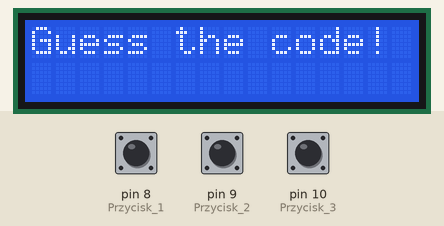
A program run on a simulated Arduino Uno, built with avr-gcc and run on an emulated ATmega328P. Shown: 16×2 character LCD. The inputs (shaded band) are chosen by the test bench; at power-on: pin 8 (Przycisk_1) HIGH, pin 9 (Przycisk_2) HIGH, pin 10 (Przycisk_3) HIGH.

Above: at 1.2 s.
1.3 s: pin 8 (Przycisk_1) pulled LOW for 0.15 s
At 1.7 s:
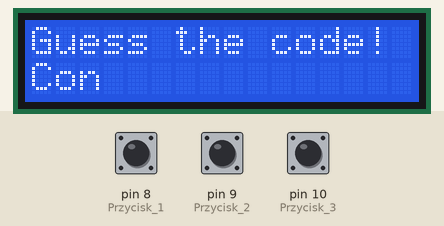
2.9 s: pin 9 (Przycisk_2) pulled LOW for 0.15 s
At 4.1 s:
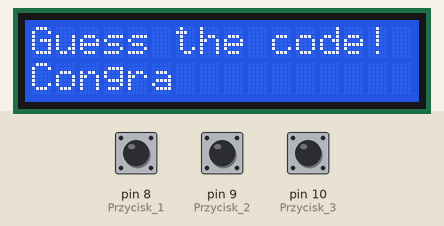
4.5 s: pin 10 (Przycisk_3) pulled LOW for 0.15 s
At 5.4 s:
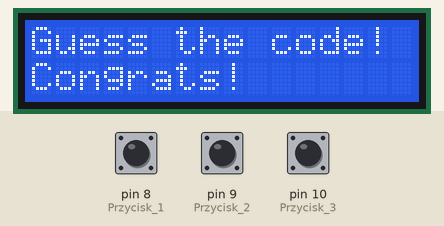
Timing chart, 0 to 7.5 s (numbered marks = the images above; inputs shaded):
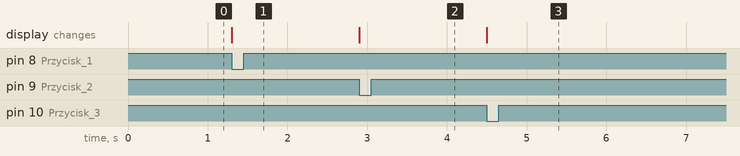

The program:

main.cpp
```cpp
#include <Arduino.h>
#include <LiquidCrystal.h>
#include "functions.h"

LiquidCrystal lcd(2, 3, 4, 5, 6, 7);


unsigned char reset(unsigned char *i, unsigned char *but);
void check_deactivate(unsigned char *but_tab, unsigned char first_idx, unsigned char last_idx);
void cut_text(char save_mem[][4], const char* text, const unsigned char no_slices);

unsigned char i = 0;

unsigned char but[3] = {HIGH, HIGH, HIGH};
const unsigned char no_slices = 3;
const char *text = "Congrats!";

char sliced[no_slices][no_slices+1];

void setup() {

  lcd.begin(16, 2);
  lcd.setCursor(0, 0);
  lcd.print("Guess the code!");
  pinMode(8, INPUT_PULLUP); //Przycisk 1
  pinMode(9, INPUT_PULLUP); //Przycisk 2
  pinMode(10, INPUT_PULLUP); //Przycisk 3

  cut_text(sliced, text, no_slices);

}

void loop() {

  check_deactivate(but, 8, 10);

  if (but[0] == LOW){
    if (i == 0) i = reset(&i, but);
    lcd.setCursor(0, 1);
    char *test = sliced[0];
    lcd.print(test);
    if (but[1] == LOW){
      if (i == 1) i = reset(&i, but);
      lcd.setCursor(3, 1);
      lcd.print(sliced[1]);
      if (but[2] == LOW){
        lcd.setCursor(6, 1);
        lcd.print(sliced[2]);
      }
    }
  }
}
```

functions.h
```cpp
#include <stdio.h>
#include <string.h>

unsigned char reset(unsigned char *i, unsigned char *but_tab){
  unsigned char retVal = 0;
  unsigned char size = sizeof(but_tab);
  for (unsigned char j=*i; j<size+1; j++){
    but_tab[j] = HIGH;
  }
  retVal = *i+1;
  return retVal;
}

void check_deactivate( unsigned char *but_tab, unsigned char first_idx, unsigned char last_idx){
  unsigned char tab_idx = 0;
  for (unsigned char i = first_idx; i<=last_idx; i++){
    if (but_tab[tab_idx] == HIGH){
      but_tab[tab_idx] = digitalRead(i);
    }
    tab_idx++;
  }
}

void cut_text(char save_mem[][4], const char* text, const unsigned char no_slices){
  unsigned char str_len = strlen(text);
  unsigned char one_section = str_len/no_slices;
  for (unsigned char i = 0; i<no_slices; i++){
     memcpy(save_mem[i], text+i*one_section, one_section);
     save_mem[i][one_section+1] = '\0';
  }
  // In case the str_len != no_slices*one_section smaller memory slice should be copied for last cut
  memcpy(save_mem[no_slices], text+no_slices*one_section, str_len-one_section*no_slices);
  save_mem[no_slices-1][one_section+1] = '\0';
}
```

Measured:
- after the input at 1.3 s, the display: changes at once (image 1)
- after the input at 2.9 s, the display: changes at once (image 2)
- after the input at 4.5 s, the display: changes at once (image 3)
